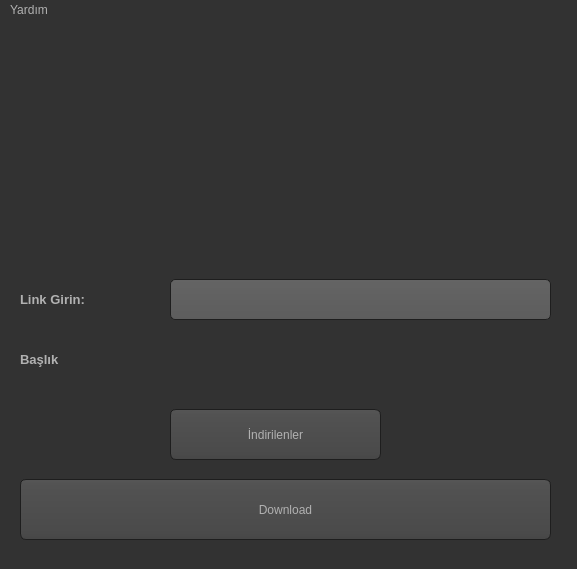
<?xml version="1.0" encoding="UTF-8"?>
<ui version="4.0">
 <class>MainWindow</class>
 <widget class="QMainWindow" name="MainWindow">
  <property name="geometry">
   <rect>
    <x>0</x>
    <y>0</y>
    <width>577</width>
    <height>569</height>
   </rect>
  </property>
  <property name="windowTitle">
   <string>MainWindow</string>
  </property>
  <property name="styleSheet">
   <string notr="true">QToolTip
{
     border: 1px solid black;
     background-color: #ffa02f;
     padding: 1px;
     border-radius: 3px;
     opacity: 100;
}

QWidget
{
    color: #b1b1b1;
    background-color: #323232;
}

QTreeView, QListView
{
    background-color: silver;
    margin-left: 5px;
}

QWidget:item:hover
{
    background-color: QLinearGradient( x1: 0, y1: 0, x2: 0, y2: 1, stop: 0 #ffa02f, stop: 1 #ca0619);
    color: #000000;
}

QWidget:item:selected
{
    background-color: QLinearGradient( x1: 0, y1: 0, x2: 0, y2: 1, stop: 0 #ffa02f, stop: 1 #d7801a);
}

QMenuBar::item
{
    background: transparent;
}

QMenuBar::item:selected
{
    background: transparent;
    border: 1px solid #ffaa00;
}

QMenuBar::item:pressed
{
    background: #444;
    border: 1px solid #000;
    background-color: QLinearGradient(
        x1:0, y1:0,
        x2:0, y2:1,
        stop:1 #212121,
        stop:0.4 #343434/*,
        stop:0.2 #343434,
        stop:0.1 #ffaa00*/
    );
    margin-bottom:-1px;
    padding-bottom:1px;
}

QMenu
{
    border: 1px solid #000;
}

QMenu::item
{
    padding: 2px 20px 2px 20px;
}

QMenu::item:selected
{
    color: #000000;
}

QWidget:disabled
{
    color: #808080;
    background-color: #323232;
}

QAbstractItemView
{
    background-color: QLinearGradient( x1: 0, y1: 0, x2: 0, y2: 1, stop: 0 #4d4d4d, stop: 0.1 #646464, stop: 1 #5d5d5d);
}

QWidget:focus
{
    /*border: 1px solid darkgray;*/
}

QLineEdit
{
    background-color: QLinearGradient( x1: 0, y1: 0, x2: 0, y2: 1, stop: 0 #4d4d4d, stop: 0 #646464, stop: 1 #5d5d5d);
    padding: 1px;
    border-style: solid;
    border: 1px solid #1e1e1e;
    border-radius: 5;
}

QPushButton
{
    color: #b1b1b1;
    background-color: QLinearGradient( x1: 0, y1: 0, x2: 0, y2: 1, stop: 0 #565656, stop: 0.1 #525252, stop: 0.5 #4e4e4e, stop: 0.9 #4a4a4a, stop: 1 #464646);
    border-width: 1px;
    border-color: #1e1e1e;
    border-style: solid;
    border-radius: 6;
    padding: 3px;
    font-size: 12px;
    padding-left: 5px;
    padding-right: 5px;
    min-width: 40px;
}

QPushButton:pressed
{
    background-color: QLinearGradient( x1: 0, y1: 0, x2: 0, y2: 1, stop: 0 #2d2d2d, stop: 0.1 #2b2b2b, stop: 0.5 #292929, stop: 0.9 #282828, stop: 1 #252525);
}

QComboBox
{
    selection-background-color: #ffaa00;
    background-color: QLinearGradient( x1: 0, y1: 0, x2: 0, y2: 1, stop: 0 #565656, stop: 0.1 #525252, stop: 0.5 #4e4e4e, stop: 0.9 #4a4a4a, stop: 1 #464646);
    border-style: solid;
    border: 1px solid #1e1e1e;
    border-radius: 5;
}

QComboBox:hover,QPushButton:hover
{
    border: 2px solid QLinearGradient( x1: 0, y1: 0, x2: 0, y2: 1, stop: 0 #ffa02f, stop: 1 #d7801a);
}


QComboBox:on
{
    padding-top: 3px;
    padding-left: 4px;
    background-color: QLinearGradient( x1: 0, y1: 0, x2: 0, y2: 1, stop: 0 #2d2d2d, stop: 0.1 #2b2b2b, stop: 0.5 #292929, stop: 0.9 #282828, stop: 1 #252525);
    selection-background-color: #ffaa00;
}

QComboBox QAbstractItemView
{
    border: 2px solid darkgray;
    selection-background-color: QLinearGradient( x1: 0, y1: 0, x2: 0, y2: 1, stop: 0 #ffa02f, stop: 1 #d7801a);
}

QComboBox::drop-down
{
     subcontrol-origin: padding;
     subcontrol-position: top right;
     width: 15px;

     border-left-width: 0px;
     border-left-color: darkgray;
     border-left-style: solid; /* just a single line */
     border-top-right-radius: 3px; /* same radius as the QComboBox */
     border-bottom-right-radius: 3px;
 }

QComboBox::down-arrow
{
     image: url(:/dark_orange/img/down_arrow.png);
}

QGroupBox
{
    border: 1px solid darkgray;
    margin-top: 10px;
}

QGroupBox:focus
{
    border: 1px solid darkgray;
}

QTextEdit:focus
{
    border: 1px solid darkgray;
}

QScrollBar:horizontal {
     border: 1px solid #222222;
     background: QLinearGradient( x1: 0, y1: 0, x2: 0, y2: 1, stop: 0.0 #121212, stop: 0.2 #282828, stop: 1 #484848);
     height: 7px;
     margin: 0px 16px 0 16px;
}

QScrollBar::handle:horizontal
{
      background: QLinearGradient( x1: 0, y1: 0, x2: 1, y2: 0, stop: 0 #ffa02f, stop: 0.5 #d7801a, stop: 1 #ffa02f);
      min-height: 20px;
      border-radius: 2px;
}

QScrollBar::add-line:horizontal {
      border: 1px solid #1b1b19;
      border-radius: 2px;
      background: QLinearGradient( x1: 0, y1: 0, x2: 1, y2: 0, stop: 0 #ffa02f, stop: 1 #d7801a);
      width: 14px;
      subcontrol-position: right;
      subcontrol-origin: margin;
}

QScrollBar::sub-line:horizontal {
      border: 1px solid #1b1b19;
      border-radius: 2px;
      background: QLinearGradient( x1: 0, y1: 0, x2: 1, y2: 0, stop: 0 #ffa02f, stop: 1 #d7801a);
      width: 14px;
     subcontrol-position: left;
     subcontrol-origin: margin;
}

QScrollBar::right-arrow:horizontal, QScrollBar::left-arrow:horizontal
{
      border: 1px solid black;
      width: 1px;
      height: 1px;
      background: white;
}

QScrollBar::add-page:horizontal, QScrollBar::sub-page:horizontal
{
      background: none;
}

QScrollBar:vertical
{
      background: QLinearGradient( x1: 0, y1: 0, x2: 1, y2: 0, stop: 0.0 #121212, stop: 0.2 #282828, stop: 1 #484848);
      width: 7px;
      margin: 16px 0 16px 0;
      border: 1px solid #222222;
}

QScrollBar::handle:vertical
{
      background: QLinearGradient( x1: 0, y1: 0, x2: 0, y2: 1, stop: 0 #ffa02f, stop: 0.5 #d7801a, stop: 1 #ffa02f);
      min-height: 20px;
      border-radius: 2px;
}

QScrollBar::add-line:vertical
{
      border: 1px solid #1b1b19;
      border-radius: 2px;
      background: QLinearGradient( x1: 0, y1: 0, x2: 0, y2: 1, stop: 0 #ffa02f, stop: 1 #d7801a);
      height: 14px;
      subcontrol-position: bottom;
      subcontrol-origin: margin;
}

QScrollBar::sub-line:vertical
{
      border: 1px solid #1b1b19;
      border-radius: 2px;
      background: QLinearGradient( x1: 0, y1: 0, x2: 0, y2: 1, stop: 0 #d7801a, stop: 1 #ffa02f);
      height: 14px;
      subcontrol-position: top;
      subcontrol-origin: margin;
}

QScrollBar::up-arrow:vertical, QScrollBar::down-arrow:vertical
{
      border: 1px solid black;
      width: 1px;
      height: 1px;
      background: white;
}


QScrollBar::add-page:vertical, QScrollBar::sub-page:vertical
{
      background: none;
}

QTextEdit
{
    background-color: #242424;
}

QPlainTextEdit
{
    background-color: #242424;
}

QHeaderView::section
{
    background-color: QLinearGradient(x1:0, y1:0, x2:0, y2:1, stop:0 #616161, stop: 0.5 #505050, stop: 0.6 #434343, stop:1 #656565);
    color: white;
    padding-left: 4px;
    border: 1px solid #6c6c6c;
}

QCheckBox:disabled
{
color: #414141;
}

QDockWidget::title
{
    text-align: center;
    spacing: 3px; /* spacing between items in the tool bar */
    background-color: QLinearGradient(x1:0, y1:0, x2:0, y2:1, stop:0 #323232, stop: 0.5 #242424, stop:1 #323232);
}

QDockWidget::close-button, QDockWidget::float-button
{
    text-align: center;
    spacing: 1px; /* spacing between items in the tool bar */
    background-color: QLinearGradient(x1:0, y1:0, x2:0, y2:1, stop:0 #323232, stop: 0.5 #242424, stop:1 #323232);
}

QDockWidget::close-button:hover, QDockWidget::float-button:hover
{
    background: #242424;
}

QDockWidget::close-button:pressed, QDockWidget::float-button:pressed
{
    padding: 1px -1px -1px 1px;
}

QMainWindow::separator
{
    background-color: QLinearGradient(x1:0, y1:0, x2:0, y2:1, stop:0 #161616, stop: 0.5 #151515, stop: 0.6 #212121, stop:1 #343434);
    color: white;
    padding-left: 4px;
    border: 1px solid #4c4c4c;
    spacing: 3px; /* spacing between items in the tool bar */
}

QMainWindow::separator:hover
{

    background-color: QLinearGradient(x1:0, y1:0, x2:0, y2:1, stop:0 #d7801a, stop:0.5 #b56c17 stop:1 #ffa02f);
    color: white;
    padding-left: 4px;
    border: 1px solid #6c6c6c;
    spacing: 3px; /* spacing between items in the tool bar */
}

QToolBar::handle
{
     spacing: 3px; /* spacing between items in the tool bar */
     background: url(:/dark_orange/img/handle.png);
}

QMenu::separator
{
    height: 2px;
    background-color: QLinearGradient(x1:0, y1:0, x2:0, y2:1, stop:0 #161616, stop: 0.5 #151515, stop: 0.6 #212121, stop:1 #343434);
    color: white;
    padding-left: 4px;
    margin-left: 10px;
    margin-right: 5px;
}

QProgressBar
{
    border: 2px solid grey;
    border-radius: 5px;
    text-align: center;
}

QProgressBar::chunk
{
    background-color: #d7801a;
    width: 2.15px;
    margin: 0.5px;
}

QTabBar::tab {
    color: #b1b1b1;
    border: 1px solid #444;
    border-bottom-style: none;
    background-color: #323232;
    padding-left: 10px;
    padding-right: 10px;
    padding-top: 3px;
    padding-bottom: 2px;
    margin-right: -1px;
}

QTabWidget::pane {
    border: 1px solid #444;
    top: 1px;
}

QTabBar::tab:last
{
    margin-right: 0; /* the last selected tab has nothing to overlap with on the right */
    border-top-right-radius: 3px;
}

QTabBar::tab:first:!selected
{
 margin-left: 0px; /* the last selected tab has nothing to overlap with on the right */


    border-top-left-radius: 3px;
}

QTabBar::tab:!selected
{
    color: #b1b1b1;
    border-bottom-style: solid;
    margin-top: 3px;
    background-color: QLinearGradient(x1:0, y1:0, x2:0, y2:1, stop:1 #212121, stop:.4 #343434);
}

QTabBar::tab:selected
{
    border-top-left-radius: 3px;
    border-top-right-radius: 3px;
    margin-bottom: 0px;
}

QTabBar::tab:!selected:hover
{
    /*border-top: 2px solid #ffaa00;
    padding-bottom: 3px;*/
    border-top-left-radius: 3px;
    border-top-right-radius: 3px;
    background-color: QLinearGradient(x1:0, y1:0, x2:0, y2:1, stop:1 #212121, stop:0.4 #343434, stop:0.2 #343434, stop:0.1 #ffaa00);
}

QRadioButton::indicator:checked, QRadioButton::indicator:unchecked{
    color: #b1b1b1;
    background-color: #323232;
    border: 1px solid #b1b1b1;
    border-radius: 6px;
}

QRadioButton::indicator:checked
{
    background-color: qradialgradient(
        cx: 0.5, cy: 0.5,
        fx: 0.5, fy: 0.5,
        radius: 1.0,
        stop: 0.25 #ffaa00,
        stop: 0.3 #323232
    );
}

QCheckBox::indicator{
    color: #b1b1b1;
    background-color: #323232;
    border: 1px solid #b1b1b1;
    width: 9px;
    height: 9px;
}

QRadioButton::indicator
{
    border-radius: 6px;
}

QRadioButton::indicator:hover, QCheckBox::indicator:hover
{
    border: 1px solid #ffaa00;
}

QCheckBox::indicator:checked
{
    image:url(:/dark_orange/img/checkbox.png);
}

QCheckBox::indicator:disabled, QRadioButton::indicator:disabled
{
    border: 1px solid #444;
}


QSlider::groove:horizontal {
    border: 1px solid #3A3939;
    height: 8px;
    background: #201F1F;
    margin: 2px 0;
    border-radius: 2px;
}

QSlider::handle:horizontal {
    background: QLinearGradient( x1: 0, y1: 0, x2: 0, y2: 1,
      stop: 0.0 silver, stop: 0.2 #a8a8a8, stop: 1 #727272);
    border: 1px solid #3A3939;
    width: 14px;
    height: 14px;
    margin: -4px 0;
    border-radius: 2px;
}

QSlider::groove:vertical {
    border: 1px solid #3A3939;
    width: 8px;
    background: #201F1F;
    margin: 0 0px;
    border-radius: 2px;
}

QSlider::handle:vertical {
    background: QLinearGradient( x1: 0, y1: 0, x2: 0, y2: 1, stop: 0.0 silver,
      stop: 0.2 #a8a8a8, stop: 1 #727272);
    border: 1px solid #3A3939;
    width: 14px;
    height: 14px;
    margin: 0 -4px;
    border-radius: 2px;
}

QAbstractSpinBox {
    padding-top: 2px;
    padding-bottom: 2px;
    border: 1px solid darkgray;

    border-radius: 2px;
    min-width: 50px;
}


</string>
  </property>
  <widget class="QWidget" name="centralwidget">
   <widget class="QLabel" name="label">
    <property name="geometry">
     <rect>
      <x>20</x>
      <y>0</y>
      <width>531</width>
      <height>221</height>
     </rect>
    </property>
    <property name="text">
     <string/>
    </property>
    <property name="pixmap">
     <pixmap>unnamed.png</pixmap>
    </property>
    <property name="scaledContents">
     <bool>true</bool>
    </property>
   </widget>
   <widget class="QLabel" name="label_2">
    <property name="geometry">
     <rect>
      <x>20</x>
      <y>260</y>
      <width>131</width>
      <height>41</height>
     </rect>
    </property>
    <property name="font">
     <font>
      <pointsize>10</pointsize>
      <weight>75</weight>
      <bold>true</bold>
     </font>
    </property>
    <property name="text">
     <string>Link Girin:</string>
    </property>
    <property name="scaledContents">
     <bool>false</bool>
    </property>
   </widget>
   <widget class="QPushButton" name="button_indir">
    <property name="geometry">
     <rect>
      <x>20</x>
      <y>460</y>
      <width>531</width>
      <height>61</height>
     </rect>
    </property>
    <property name="font">
     <font>
      <pointsize>-1</pointsize>
     </font>
    </property>
    <property name="text">
     <string>Download</string>
    </property>
   </widget>
   <widget class="QLineEdit" name="line_link">
    <property name="geometry">
     <rect>
      <x>170</x>
      <y>260</y>
      <width>381</width>
      <height>41</height>
     </rect>
    </property>
   </widget>
   <widget class="QLabel" name="label_3">
    <property name="geometry">
     <rect>
      <x>20</x>
      <y>320</y>
      <width>131</width>
      <height>41</height>
     </rect>
    </property>
    <property name="font">
     <font>
      <pointsize>10</pointsize>
      <weight>75</weight>
      <bold>true</bold>
     </font>
    </property>
    <property name="text">
     <string>Başlık</string>
    </property>
   </widget>
   <widget class="QLabel" name="label_dest">
    <property name="geometry">
     <rect>
      <x>170</x>
      <y>320</y>
      <width>381</width>
      <height>41</height>
     </rect>
    </property>
    <property name="text">
     <string/>
    </property>
   </widget>
   <widget class="QPushButton" name="button_location">
    <property name="geometry">
     <rect>
      <x>170</x>
      <y>390</y>
      <width>211</width>
      <height>51</height>
     </rect>
    </property>
    <property name="text">
     <string>İndirilenler</string>
    </property>
   </widget>
  </widget>
  <widget class="QMenuBar" name="menubar">
   <property name="geometry">
    <rect>
     <x>0</x>
     <y>0</y>
     <width>577</width>
     <height>21</height>
    </rect>
   </property>
   <widget class="QMenu" name="menuYard_m">
    <property name="title">
     <string>Yardım</string>
    </property>
    <addaction name="actionHakk_nda"/>
   </widget>
   <addaction name="menuYard_m"/>
  </widget>
  <widget class="QStatusBar" name="statusbar"/>
  <action name="actionHakk_nda">
   <property name="text">
    <string>Hakkında</string>
   </property>
  </action>
 </widget>
 <resources/>
 <connections/>
</ui>
